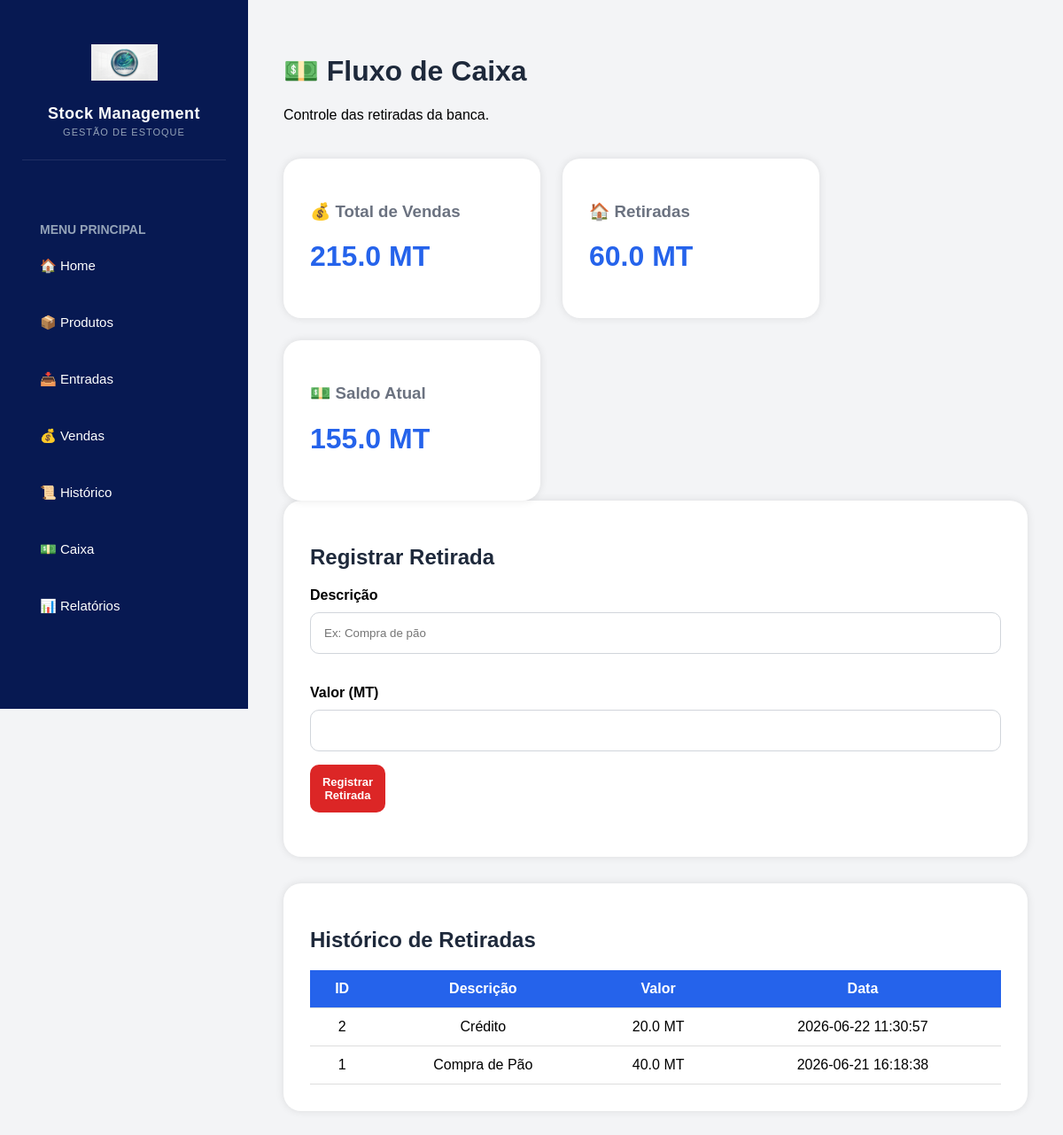
/cashflow, run on the app's committed database.
### tables this page shows
CREATE TABLE cash_flow(

    id INTEGER PRIMARY KEY AUTOINCREMENT,
    
    description TEXT NOT NULL,
    
    amount REAL NOT NULL,
    
    date TIMESTAMP DEFAULT CURRENT_TIMESTAMP
    
);

### app.py (the view, shortened to what this page needs)
@app.route('/cashflow', methods=['GET', 'POST'])
def cashflow():
    connection = sqlite3.connect('database/database.db')
    cursor = connection.cursor()
    cursor.execute(
        '''
        SELECT *
        FROM cash_flow
        ORDER BY id DESC
        '''
    )
    withdrawals = cursor.fetchall()
    cursor.execute(
        '''
        SELECT SUM(total_value)
        FROM stock_movements
        WHERE movement_type='Saída'
        '''
    )
    total_sales = cursor.fetchone()[0]
    if total_sales is None:
        total_sales = 0
    cursor.execute(
        '''
        SELECT SUM(amount)
        FROM cash_flow
        '''
    )
    total_withdrawals = cursor.fetchone()[0]
    if total_withdrawals is None:
        total_withdrawals = 0
    balance = total_sales - total_withdrawals
    connection.close()
    return render_template(
        'cashflow.html',
        withdrawals=withdrawals,
        total_sales=round(total_sales,2),
        total_withdrawals=round(total_withdrawals,2),
        balance=round(balance,2)
    )

### templates/cashflow.html
{% extends 'base.html' %}
{% block content %}
<h1>💵 Fluxo de Caixa</h1>
<p>
Controle das retiradas da banca.
</p>
<div class="dashboard">
    <div class="dashboard-card">
        <h3>💰 Total de Vendas</h3>
        <h1>
            {{ total_sales }} MT
        </h1>
    </div>
    <div class="dashboard-card">
        <h3>🏠 Retiradas</h3>
        <h1>
            {{ total_withdrawals }} MT
        </h1>
    </div>
    <div class="dashboard-card">
        <h3>💵 Saldo Atual</h3>
        <h1>
            {{ balance }} MT
        </h1>
    </div>
</div>
<div class="card">
<h2>
Registrar Retirada
</h2>
<form method="POST">
<label>
Descrição
</label>
<input
type="text"
name="description"
required
placeholder="Ex: Compra de pão"
>
<label>
Valor (MT)
</label>
<input
type="number"
step="0.01"
name="amount"
required
>
<button class="btn-red">
Registrar Retirada
</button>
</form>
</div>
<div class="card">
<h2>
Histórico de Retiradas
</h2>
<table>
<tr>
<th>ID</th>
<th>Descrição</th>
<th>Valor</th>
<th>Data</th>
</tr>
{% for withdrawal in withdrawals %}
<tr>
<td>
{{ withdrawal[0] }}
</td>
<td>
{{ withdrawal[1] }}
</td>
<td>
{{ withdrawal[2] }} MT
</td>
<td>
{{ withdrawal[3] }}
</td>
</tr>
{% endfor %}
</table>
</div>
{% endblock %}

### static/style.css (style rules this page uses)
body { margin:0; background:#f3f4f6; font-family:Arial, sans-serif; }
h1,h2 { color:#1e293b; }
.card { background:white; padding:30px; border-radius:20px; margin-bottom:30px; box-shadow:0px 0px 10px rgba(0,0,0,0.1); }
label { display:block; margin-top:20px; margin-bottom:10px; font-weight:bold; }
input { width:100%; padding:15px; border:1px solid #d1d5db; border-radius:10px; box-sizing:border-box; }
.btn-red { background:#ef4444; color:white; padding:8px 12px; border-radius:8px; text-decoration:none; display:block; width:85px; text-align:center; font-size:13px; font-weight:bold; }
table { width:100%; border-collapse:collapse; }
th { background:#f3f4f6; padding:15px; }
td { padding:15px; border-bottom:1px solid #e5e7eb; }
form { margin-bottom:20px; }
input { margin-bottom:15px; }
.dashboard { display:flex; flex-wrap:wrap; gap:25px; margin-top:40px; }
.dashboard-card { background:white; width:230px; padding:30px; border-radius:20px; box-shadow:0px 0px 10px rgba(0,0,0,0.1); }
.dashboard-card h3 { color:#6b7280; }
.dashboard-card h1 { color:#2563eb; }
.btn-red { background:#dc2626; color:white; border:none; padding:12px; border-radius:10px; cursor:pointer; }
table { width:100%; border-collapse:collapse; background:white; border-radius:10px; }
th { background:#2563eb; color:white; }
th, td { padding:12px; text-align:center; border-bottom:1px solid #ddd; }

### data on the page
cash_flow: id "2", description "Crédito", amount "20.0", date "2026-06-22 11:30:57"
cash_flow: id "1", description "Compra de Pão", amount "40.0", date "2026-06-21 16:18:38"

### other printed values
{{ total_sales }} "215.0"
{{ total_withdrawals }} "60.0"
{{ balance }} "155.0"
